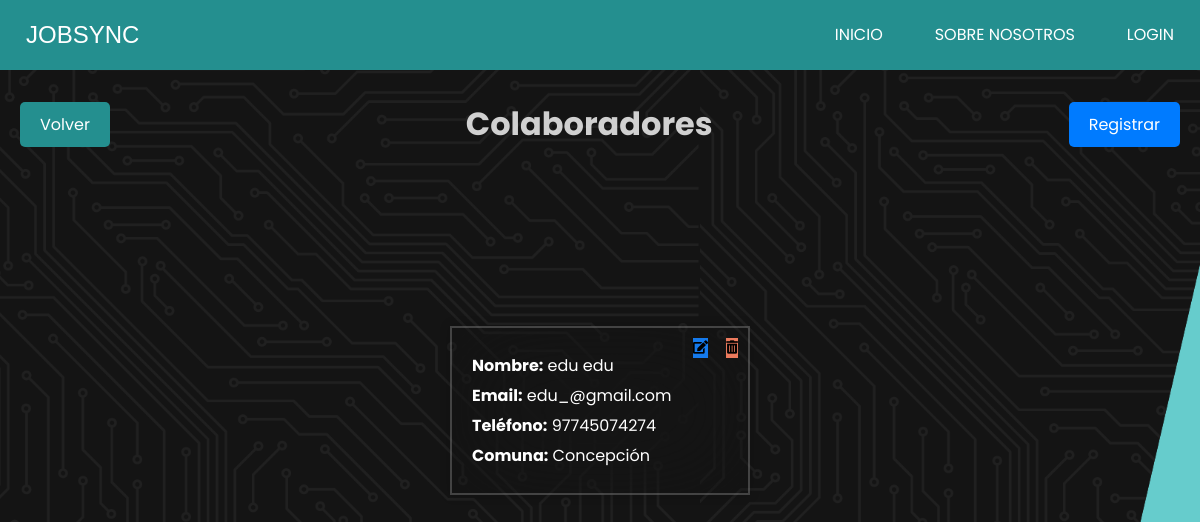
The app's page /colaboradores/, older data.
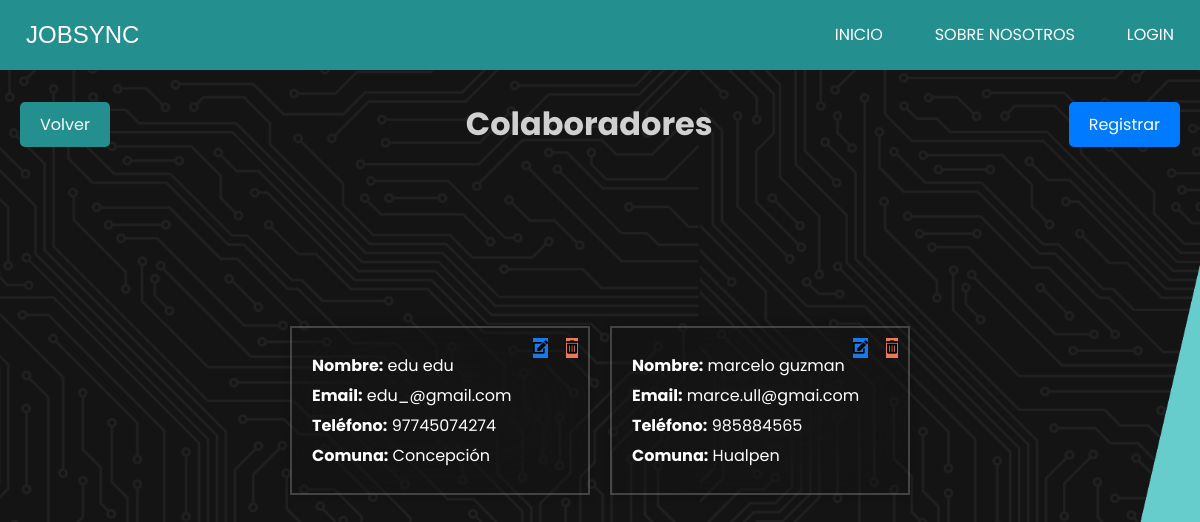
The same page, newer data.
### JobSyncApp/models.py (models this page shows)
class CustomUser(AbstractUser):
    telefono = models.CharField(max_length=15)
    ROL_CHOICES = [
        (True, 'Colaborador'),
        (False, 'Admin'),
    ]
    rol = models.BooleanField(choices=ROL_CHOICES, default=True)
    comuna = models.ForeignKey(Comuna, on_delete=models.SET_NULL, null=True, blank=True)

class Comuna(models.Model):
    nombre = models.CharField(max_length=100, unique=True)
    def __str__(self):
        return self.nombre

### JobSyncApp/views.py (the view)
# urls.py: path('colaboradores/', views.lista_colaboradores, name='colaboradores'),
def lista_colaboradores(request ):
    colaboradores = CustomUser.objects.filter(rol=True)
    return render(request, 'admin/colaboradores.html', {'colaboradores': colaboradores})

### JobSyncApp/templates/admin/colaboradores.html (shortened to what this page needs)
{% extends 'index.html' %}
{% load static %}
{% block extra_css %}
<link rel="stylesheet" href="{% static 'css/listado_colaboradores.css' %}">
<link rel="stylesheet" href="https://cdnjs.cloudflare.com/ajax/libs/font-awesome/5.15.4/css/all.min.css">
{% endblock extra_css %}
{% block contenido %}
<div class="header">
    <a href="{% url 'home' %}" id="btn-volver" class="btn btn-back">Volver</a>
    <h1>Colaboradores</h1>
    <a href="{% url 'registro' %}" id="btn-registrar" class="btn">Registrar</a>
</div>
<div class="card-container">
    {% for colaborador in colaboradores %}
    <div class="card">
        <button class="delete-btn" data-url="{% url 'eliminar_usuario' colaborador.id %}" style="position: absolute; top: 10px; right: 10px; background-color: rgb(235, 122, 93);"> <i class="fas fa-trash-alt"></i></button>
        <button class="edit-btn" data-url="{% url 'modificar_usuario' colaborador.id %}" style="position: absolute; top: 10px; right: 40px; background-color: rgb(21, 122, 236);"> <i class="fas fa-edit"></i></button>
        <p><strong>Nombre:</strong> {{ colaborador.first_name }} {{ colaborador.last_name }}</p>
        <p><strong>Email:</strong> {{ colaborador.email }}</p>
        <p><strong>Teléfono:</strong> {{ colaborador.telefono }}</p>
        <p><strong>Comuna:</strong> {{ colaborador.comuna }}</p>
    </div>
    {% endfor %}
</div>
{% endblock %}

Row changes from the older to the newer data that the page shows:
added CustomUser: first_name "marcelo", last_name "guzman", email "marce.ull@gmai.com", telefono "985884565", comuna "Hualpen"
